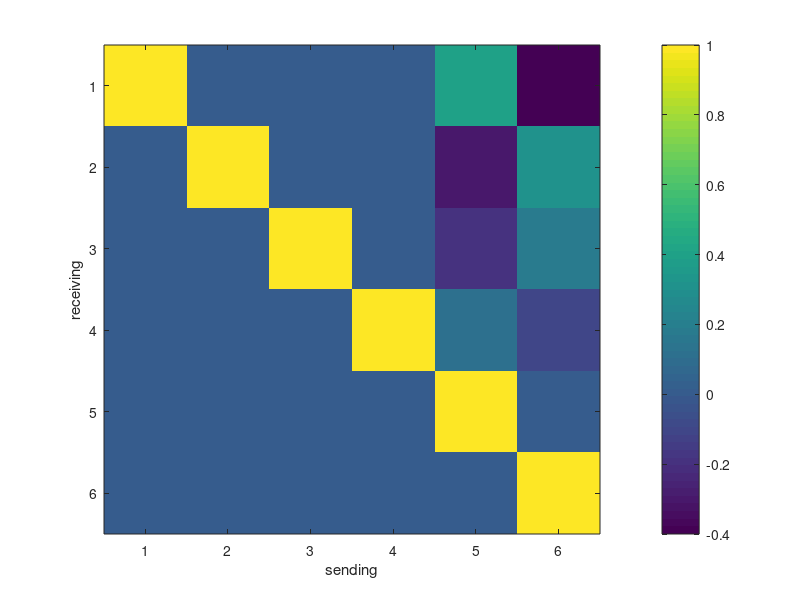
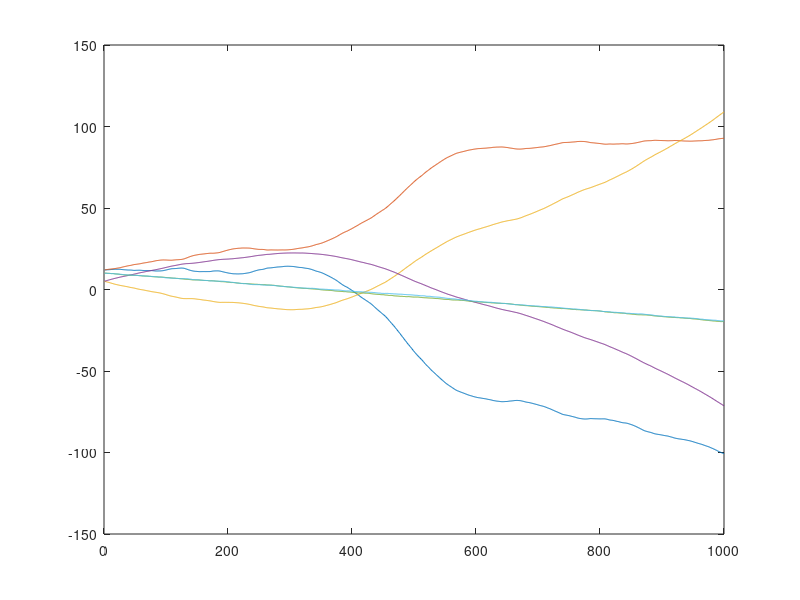
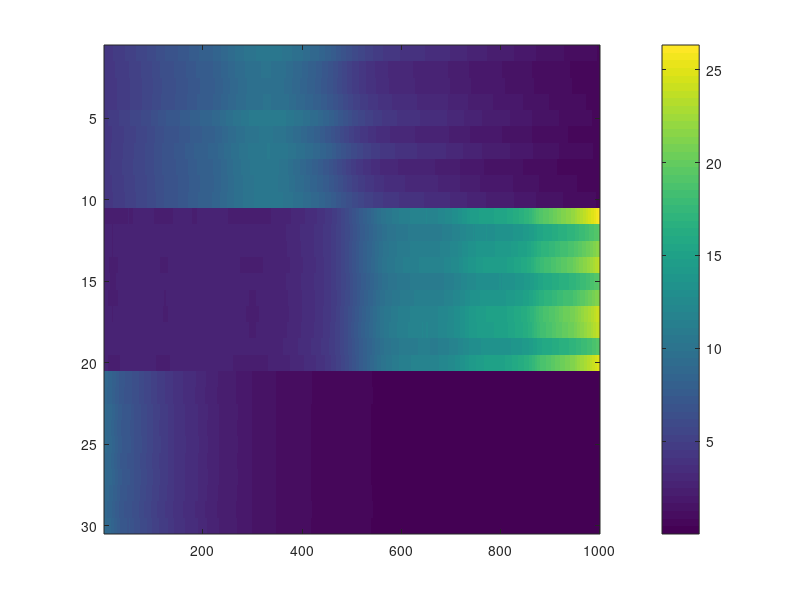
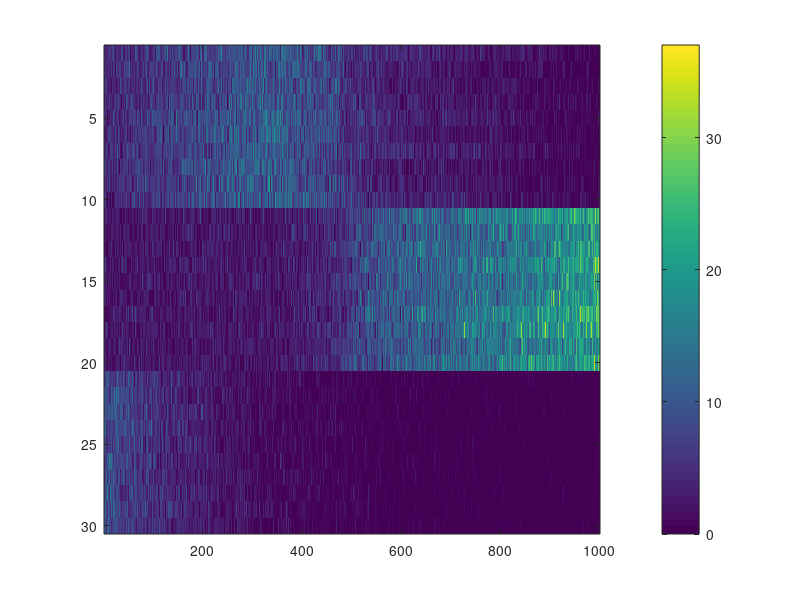

Recreate these plots in MATLAB, in order. (Note: this script raises an error after producing the figures.)
addpath(genpath('C:\Users\gaw19004\Documents\GitHub\state-space-clustering'));
% addpath(genpath('D:\github\state-space-clustering'));

%% simulation
rng(2)
n = 10;
nClus = 3;
N = n*nClus;
p = 2;
T = 1000;

Lab = repelem(1:nClus, n);
d1 = ones(n,1)*0;
d2 = ones(n,1)*0.1;
d3 = ones(n,1)*0.2;
d = [d1;d2;d3];
C_all1 = reshape(normrnd(0.06,1e-3,n*p,1), [], p);
C_all2 = reshape(normrnd(0.08,1e-3,n*p,1), [], p);
C_all3 = reshape(normrnd(0.1,1e-3,n*p,1), [], p);
C_all = [C_all1; C_all2; C_all3];

C_trans = zeros(n*nClus, p*nClus);
for k = 1:length(Lab)
    C_trans(k, ((Lab(k)-1)*p+1):(Lab(k)*p)) = C_all(k,:);
end

X = zeros(p*nClus, T);
x0 = [1.2 1.2 0.5 0.5 1 1]*10;
Q0 = eye(nClus*p)*1e-2;
X(:,1) = mvnrnd(x0, Q0)';

b1 = ones(p,1)*0.01;
b2 = ones(p,1)*0;
b3 = ones(p,1)*-0.03;
b = [b1;b2;b3];

Q1 = 1e-5*eye(p);
Q2 = 1e-4*eye(p);
Q3 = 1e-3*eye(p);
Q = blkdiag(Q1, Q2, Q3);


A = [1 0 0 0 0.4 -0.4;...
    0 1 0 0 -0.3 0.305;
    0 0 1 0 -0.2 0.19;
    0 0 0 1 0.11 -0.1;
    0 0 0 0 1 0;
    0 0 0 0 0 1];

figure(1)
imagesc(A)
colorbar()
xlabel('sending')
ylabel('receiving')

% let's generate lambda
logLam = zeros(n*nClus, T);
logLam(:,1) = d + C_trans*X(:,1);

for t=2:T
    X(:, t) = mvnrnd(A*X(:, t-1) + b, Q)';
    logLam(:, t) = d + C_trans*X(:,t);
end

figure(2)
plot(X')

figure(3)
% imagesc(logLam)
imagesc(exp(logLam))
colorbar()

Y = poissrnd(exp(logLam));
figure(4)
imagesc(Y)
colorbar()

figure(5)
clusterPlot(Y, Lab)

%%
ng = 100;

% pre-allocation
X_fit = zeros(nClus*p, T, ng);
d_fit = zeros(N, nClus, ng);
C_fit = zeros(N, nClus*p, ng);
mudc_fit = zeros(p+1, nClus, ng);
Sigdc_fit = zeros(p+1, p+1, nClus, ng);
x0_fit = zeros(nClus*p, ng);
A_fit = zeros(nClus*p, nClus*p, ng);
b_fit = zeros(nClus*p, ng);
Q_fit = zeros(nClus*p, nClus*p, ng);


% priors
% place-holder...
Q0 = eye(nClus*p);

mux00 = zeros(nClus*p, 1);
Sigx00 = eye(nClus*p)*1e2;

deltadc0 = zeros(p+1,1);
Taudc0 = eye(p+1)*1e-2;

Psidc0 = eye(p+1)*1e-2;
nudc0 = p+1+2;

mubA0_mat = [zeros(nClus*p,1) eye(nClus*p)];
SigbA0 = eye(p*(1+p*nClus))*0.25;

Psi0 = eye(p)*1e-4;
nu0 = p+2;

% initials
% initial for d_fit: 0
C_raw = reshape(normrnd(0,1e-2,N*p,1), [], p);
d_tmp = zeros(N,1);
for k = unique(Lab)
    ladid_tmp = id2id(k, p);
    C_fit(Lab == k, ladid_tmp, 1) = C_raw(Lab == k, :);
    d_tmp(Lab == k) = d_fit(Lab ==k, k)
end

% mudc_fit(:,:,1) = zeros(p+1, 1);
Sigdc_fit(:,:,1:nClus,1) = repmat(eye(p+1)*1e-2,1,1,nClus);

A_fit(:,:,1) = eye(nClus*p);
% initial for b_fit: 0
Q_fit(:,:,1) = eye(nClus*p)*1e-4;


x0_fit(:,1) = lsqr(C_fit(:,:,1),(log(mean(Y(:,1:10),2))-d_tmp));
[X_fit(:,:,1),~,~] = ppasmoo_poissexp_v2(Y,C_fit(:,:,1),d_tmp,...
    x0_fit(:,1),Q0,A_fit(:,:,1),b_fit(:,1),Q_fit(:,:,1));

%% MCMC
for g = 2:ng
    
    disp(g)
    
    % (1) update X_fit
    % adaptive smoothing
    
    d_raw = d_fit(:,:,g-1);
    I = (1 : size(d_raw, 1)) .';
    k = sub2ind(size(d_raw), I, Lab');
    d_tmp = d_raw(k);
    C_tmp = C_fit(:,:,g-1);
    
    x0_tmp = x0_fit(:,g-1);
    A_tmp = A_fit(:,:,g-1);
    b_tmp = b_fit(:,g-1);
    Q_tmp = Q_fit(:,:,g-1);
    
    [muX,~,~] = ppasmoo_poissexp_v2(Y,C_tmp,d_tmp,x0_tmp,Q0,A_tmp,b_tmp,Q_tmp);
    hess_tmp = hessX(muX(:), d_tmp, C_tmp, Q0, Q_tmp, A_tmp, Y);
    % tic;
    % use Cholesky decomposition to sample efficiently
    R = chol(-hess_tmp,'lower'); % sparse
    z = randn(length(muX(:)), 1) + R'*muX(:);
    Xsamp = R'\z;
    X_fit(:,:,g) = reshape(Xsamp,[], T);
    % toc;
    
    % (2) update x0_fit
    Sigx0 = inv(inv(Sigx00) + inv(Q0));
    mux0 = Sigx0*(Sigx00\mux00 + Q0\X_fit(:,1,g));
    x0_fit(:,g) = mvnrnd(mux0, Sigx0)';
    % disp(x0_fit(:,g))
    
    % (3) update d_fit & C_fit
    % Laplace approximation
    
    for i = 1:N
        l = Lab(i);
        latentId = id2id(l,p);
        X_tmp = [ones(1, T) ;X_fit(latentId,:,g)]';
        
        lamdc = @(dc) exp(X_tmp*dc);
        
        derdc = @(dc) X_tmp'*(Y(i,:)' - lamdc(dc)) - Sigdc_fit(:,:,l,g-1)\(dc - mudc_fit(:,l,g-1));
        hessdc = @(dc) -X_tmp'*diag(lamdc(dc))*X_tmp - inv(Sigdc_fit(:,:,l,g-1));
        [mudc,~,niSigdc,~] = newton(derdc,hessdc,...
            [d_fit(i,l, g-1) C_fit(i,latentId,g-1)]',1e-8,1000);
        
        % [mudc [d(i) C_all(i,:)]']
        
        Sigdc = -inv(niSigdc);
        Sigdc = (Sigdc + Sigdc')/2;
        dc = mvnrnd(mudc, Sigdc);
        
        % dTest(i) = mudc(1);
        % CTest(i,:) = mudc(2:end);
        d_fit(i,l,g) = dc(1);
        C_fit(i,latentId,g) = dc(2:end);
    end
    
    %     C_fit(:,:,g)
    %     d_fit(:,:,g)
    
    % (4) update mudc_fit & Sigdc_fit
    for l = unique(Lab)
        dc_tmp = [d_fit(Lab == l, l, g) C_fit(Lab == l, id2id(l,p), g)];
        invTaudc = inv(Taudc0) + sum(Lab == l)*inv(Sigdc_fit(:,:,l,g-1));
        deltadc = invTaudc\(Taudc0\deltadc0 + Sigdc_fit(:,:,l,g-1)\sum(dc_tmp,1)');
        mudc_fit(:,l,g) = mvnrnd(deltadc, inv(invTaudc));
        
        dcRes = dc_tmp' - mudc_fit(:,l,g);
        Psidc = Psidc0 + dcRes*dcRes';
        nudc = sum(Lab == l) + nudc0;
        Sigdc_fit(:,:,l,g) = iwishrnd(Psidc,nudc);
    end
    
%     mudc_fit(:,:,g)
%     Sigdc_fit(:,:,:,g)
    
    % (5) update b_fit & A_fit
    for l = unique(Lab)
        
        latentId = id2id(l,p);
        mubA0 = mubA0_mat(latentId, :);
        mubA0 = mubA0(:);
        Z_tmp = X_fit(latentId,2:T,g);
        Z_tmp2 = Z_tmp(:);
        
        X_tmp = kron([ones(1,T-1); X_fit(:, 1:(T-1), g)]', eye(p));
        SigbA_tmp = inv(inv(SigbA0) + X_tmp'*kron(eye(T-1), inv(Q_fit(latentId,latentId,g-1)))*X_tmp);
        SigbA_tmp = (SigbA_tmp + SigbA_tmp')/2;
        mubA_tmp = SigbA_tmp*(inv(SigbA0)*mubA0 +...
            X_tmp'*kron(eye(T-1), inv(Q_fit(latentId,latentId,g-1)))*Z_tmp2);
        bAtmp = reshape(mvnrnd(mubA_tmp, SigbA_tmp)', [], 1+nClus*p);
        b_fit(latentId,g) = bAtmp(:,1);
        A_fit(latentId,:,g) = bAtmp(:,2:end);
    end
    
    %     [b_fit(:,g) b]
    %     imagesc(abs(A_fit(:,:,g) - A))
    %     colorbar()
    
    % (6) update Q_fit
    for l = unique(Lab)
        latentId = ((l-1)*p+1):(l*p);
        mux = A_fit(latentId,:,g)*X_fit(:,1:(T-1),g) +...
            repmat(b_fit(latentId, g), 1, T-1);
        xq = X_fit(latentId,2:T,g) - mux;
        
        PsiQ = Psi0 + xq*xq';
        nuQ = T-1 + nu0;
        Q_fit(latentId,latentId,g) = iwishrnd(PsiQ,nuQ);
    end
end

%% diagnose
idx = 50:ng;

subplot(1,2,1)
plot(mean(X_fit(:,:,idx), 3)')
subplot(1,2,2)
plot(X')

subplot(3,2,1)
plot(X(1:p,:)')
subplot(3,2,2)
plot(mean(X_fit(1:p,:,idx), 3)')
subplot(3,2,3)
plot(X(p+1:2*p,:)')
subplot(3,2,4)
plot(mean(X_fit(p+1:2*p,:,idx), 3)')
subplot(3,2,5)
plot(X(2*p+1:3*p,:)')
subplot(3,2,6)
plot(mean(X_fit(2*p+1:3*p,:,idx), 3)')

imagesc(mean(A_fit(:,:,idx), 3))
colorbar()

mean(d_fit(:,:,idx), 3)
mean(C_fit(:,:,idx), 3)

mean(mudc_fit(:,:,idx), 3)
mean(Sigdc_fit(:,:,:,idx), 4)



subplot(1,2,1)
imagesc(exp(C_trans*X + d))
cLim = caxis;
title('true')
colorbar()
subplot(1,2,2)
imagesc(exp(mean(C_fit(:,:,idx), 3)*mean(X_fit(:,:,idx), 3) + sum(mean(d_fit(:,:,idx), 3),2)))
set(gca,'CLim',cLim)
title('fit')
colorbar()



